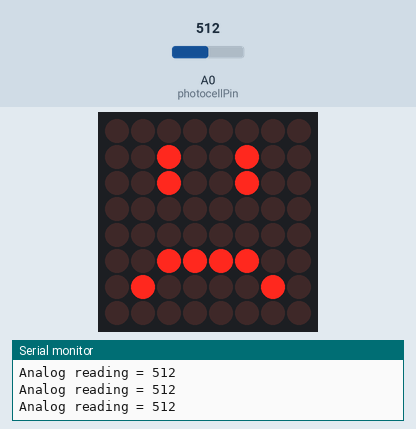
Recording of a sketch running on a simulated Arduino Uno, built with avr-gcc and run on an emulated ATmega328P. On the bench: 8×8 LED matrix, the last lines printed to the serial monitor. Inputs (shaded band) come from the test bench; at power-on: A0 (photocellPin) = 512.

Above: at 1.2 s.
1.3 s: A0 (photocellPin) set to 53
2.8 s: A0 (photocellPin) set to 44
At 3.3 s:
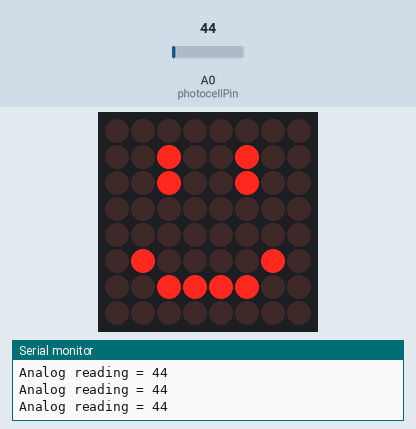
4.3 s: A0 (photocellPin) set to 60
At 5.1 s:
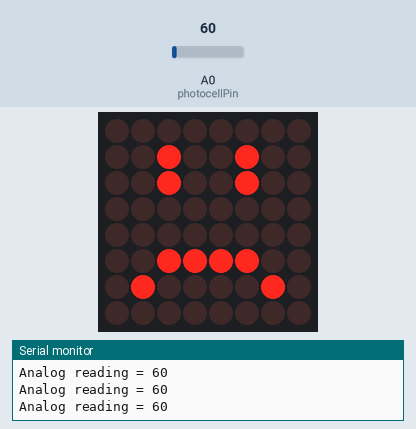
7.3 s: A0 (photocellPin) set to 40
At 7.9 s:
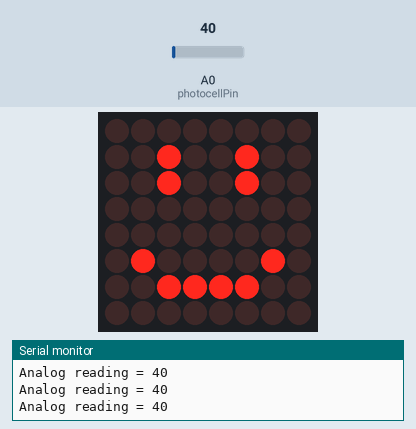
Timing chart, 0 to 10.3 s (numbered marks = the images above; inputs shaded):
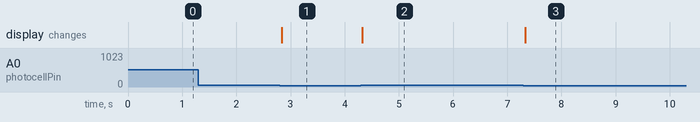

Measured:
- the behaviour switches between 50 and 49 on A0 (photocellPin) (found by bisection; images 0 and 1)
- after the input at 2.8 s, the display: changes at once (image 1)
- after the input at 4.3 s, the display: changes at once (image 2)
- after the input at 7.3 s, the display: changes at once (image 3)

The sketch:

nightlight.ino
```cpp
#include "LedControl.h"

// LED matrix display (MAX7219):
//   - VCC -> 5V
//   - GND -> GND
//   - DIN -> 12
//   - CS  -> 10
//   - CLK -> 11

LedControl lc = LedControl(12, 11, 10, 1);  // DIN, CLK, CS, NRDEV

int photocellPin = 0;  // the cell and 10K pulldown are connected to a0
int photocellReading;  // the analog reading from the sensor divider

void setup(void) {
  Serial.begin(9600);

  int devices = lc.getDeviceCount();
  for (int address = 0; address < devices; address++) {
    lc.shutdown(address, false);
    lc.setIntensity(address, 8);
    lc.clearDisplay(address);
  }
}

byte happy[] = {
    B00000000, B00100100, B00100100, B00000000,
    B00000000, B01000010, B00111100, B00000000,
};

byte sad[] = {
    B00000000, B00100100, B00100100, B00000000,
    B00000000, B00111100, B01000010, B00000000,
};

void loop(void) {
  photocellReading = analogRead(photocellPin);

  Serial.print("Analog reading = ");
  Serial.println(photocellReading);

  if (photocellReading < 50) {
    set_leds(happy);
  } else {
    set_leds(sad);
  }
}

void set_leds(byte pattern[]) {
  for (int i = 0; i < 8; i++) {
    lc.setRow(0, i, pattern[i]);
  }
}
```
